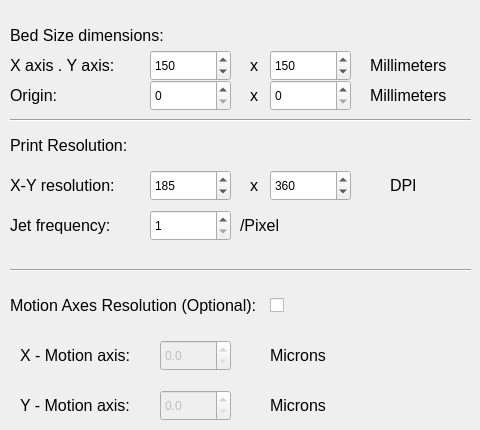
    <widget class="QWidget" name="Printer_Settings">
     <attribute name="title">
      <string>Printer Settings</string>
     </attribute>
     <widget class="QLabel" name="bedSizelabel">
      <property name="geometry">
       <rect>
        <x>10</x>
        <y>20</y>
        <width>201</width>
        <height>31</height>
       </rect>
      </property>
      <property name="font">
       <font>
        <pointsize>12</pointsize>
       </font>
      </property>
      <property name="text">
       <string>Bed Size dimensions:</string>
      </property>
      <property name="scaledContents">
       <bool>true</bool>
      </property>
      <property name="alignment">
       <set>Qt::AlignLeading|Qt::AlignLeft|Qt::AlignVCenter</set>
      </property>
      <property name="wordWrap">
       <bool>false</bool>
      </property>
     </widget>
     <widget class="QLabel" name="xybedaxisLabel">
      <property name="geometry">
       <rect>
        <x>10</x>
        <y>50</y>
        <width>111</width>
        <height>31</height>
       </rect>
      </property>
      <property name="font">
       <font>
        <pointsize>12</pointsize>
       </font>
      </property>
      <property name="text">
       <string>X axis . Y axis:</string>
      </property>
      <property name="scaledContents">
       <bool>true</bool>
      </property>
      <property name="alignment">
       <set>Qt::AlignLeading|Qt::AlignLeft|Qt::AlignVCenter</set>
      </property>
      <property name="wordWrap">
       <bool>false</bool>
      </property>
     </widget>
     <widget class="QSpinBox" name="bedXaxis">
      <property name="geometry">
       <rect>
        <x>150</x>
        <y>50</y>
        <width>81</width>
        <height>31</height>
       </rect>
      </property>
      <property name="maximum">
       <number>10000</number>
      </property>
      <property name="value">
       <number>150</number>
      </property>
      <property name="displayIntegerBase">
       <number>10</number>
      </property>
     </widget>
     <widget class="QLabel" name="mmLabel">
      <property name="geometry">
       <rect>
        <x>370</x>
        <y>50</y>
        <width>101</width>
        <height>31</height>
       </rect>
      </property>
      <property name="font">
       <font>
        <pointsize>12</pointsize>
       </font>
      </property>
      <property name="text">
       <string>Millimeters</string>
      </property>
      <property name="scaledContents">
       <bool>true</bool>
      </property>
      <property name="alignment">
       <set>Qt::AlignLeading|Qt::AlignLeft|Qt::AlignVCenter</set>
      </property>
      <property name="wordWrap">
       <bool>false</bool>
      </property>
     </widget>
     <widget class="QLabel" name="xlabel">
      <property name="geometry">
       <rect>
        <x>250</x>
        <y>50</y>
        <width>16</width>
        <height>31</height>
       </rect>
      </property>
      <property name="font">
       <font>
        <pointsize>12</pointsize>
       </font>
      </property>
      <property name="text">
       <string>x</string>
      </property>
      <property name="scaledContents">
       <bool>true</bool>
      </property>
      <property name="alignment">
       <set>Qt::AlignLeading|Qt::AlignLeft|Qt::AlignVCenter</set>
      </property>
      <property name="wordWrap">
       <bool>false</bool>
      </property>
     </widget>
     <widget class="QLabel" name="XYresolnLabel">
      <property name="geometry">
       <rect>
        <x>10</x>
        <y>170</y>
        <width>131</width>
        <height>31</height>
       </rect>
      </property>
      <property name="font">
       <font>
        <pointsize>12</pointsize>
       </font>
      </property>
      <property name="text">
       <string>X-Y resolution:</string>
      </property>
      <property name="scaledContents">
       <bool>true</bool>
      </property>
      <property name="alignment">
       <set>Qt::AlignLeading|Qt::AlignLeft|Qt::AlignVCenter</set>
      </property>
      <property name="wordWrap">
       <bool>false</bool>
      </property>
     </widget>
     <widget class="QSpinBox" name="Xdpi">
      <property name="geometry">
       <rect>
        <x>150</x>
        <y>170</y>
        <width>81</width>
        <height>31</height>
       </rect>
      </property>
      <property name="maximum">
       <number>2000</number>
      </property>
      <property name="value">
       <number>185</number>
      </property>
     </widget>
     <widget class="QLabel" name="xlabel2">
      <property name="geometry">
       <rect>
        <x>250</x>
        <y>170</y>
        <width>16</width>
        <height>31</height>
       </rect>
      </property>
      <property name="font">
       <font>
        <pointsize>12</pointsize>
       </font>
      </property>
      <property name="text">
       <string>x</string>
      </property>
      <property name="scaledContents">
       <bool>true</bool>
      </property>
      <property name="alignment">
       <set>Qt::AlignLeading|Qt::AlignLeft|Qt::AlignVCenter</set>
      </property>
      <property name="wordWrap">
       <bool>false</bool>
      </property>
     </widget>
     <widget class="QSpinBox" name="Ydpi">
      <property name="geometry">
       <rect>
        <x>270</x>
        <y>170</y>
        <width>81</width>
        <height>31</height>
       </rect>
      </property>
      <property name="maximum">
       <number>2000</number>
      </property>
      <property name="value">
       <number>360</number>
      </property>
     </widget>
     <widget class="QLabel" name="DpiLabel">
      <property name="geometry">
       <rect>
        <x>390</x>
        <y>170</y>
        <width>81</width>
        <height>31</height>
       </rect>
      </property>
      <property name="font">
       <font>
        <pointsize>12</pointsize>
       </font>
      </property>
      <property name="text">
       <string>DPI</string>
      </property>
      <property name="scaledContents">
       <bool>true</bool>
      </property>
      <property name="alignment">
       <set>Qt::AlignLeading|Qt::AlignLeft|Qt::AlignVCenter</set>
      </property>
      <property name="wordWrap">
       <bool>false</bool>
      </property>
     </widget>
     <widget class="Line" name="line_4">
      <property name="geometry">
       <rect>
        <x>10</x>
        <y>110</y>
        <width>461</width>
        <height>20</height>
       </rect>
      </property>
      <property name="orientation">
       <enum>Qt::Horizontal</enum>
      </property>
     </widget>
     <widget class="QLabel" name="jetFreqlabel">
      <property name="geometry">
       <rect>
        <x>10</x>
        <y>210</y>
        <width>131</width>
        <height>31</height>
       </rect>
      </property>
      <property name="font">
       <font>
        <pointsize>12</pointsize>
       </font>
      </property>
      <property name="text">
       <string>Jet frequency:</string>
      </property>
      <property name="scaledContents">
       <bool>true</bool>
      </property>
      <property name="alignment">
       <set>Qt::AlignLeading|Qt::AlignLeft|Qt::AlignVCenter</set>
      </property>
      <property name="wordWrap">
       <bool>false</bool>
      </property>
     </widget>
     <widget class="QSpinBox" name="jet_freq">
      <property name="geometry">
       <rect>
        <x>150</x>
        <y>210</y>
        <width>81</width>
        <height>31</height>
       </rect>
      </property>
      <property name="minimum">
       <number>1</number>
      </property>
      <property name="maximum">
       <number>100</number>
      </property>
     </widget>
     <widget class="QLabel" name="perpixelLabel">
      <property name="geometry">
       <rect>
        <x>240</x>
        <y>210</y>
        <width>201</width>
        <height>31</height>
       </rect>
      </property>
      <property name="font">
       <font>
        <pointsize>12</pointsize>
       </font>
      </property>
      <property name="text">
       <string>/Pixel </string>
      </property>
      <property name="scaledContents">
       <bool>true</bool>
      </property>
      <property name="alignment">
       <set>Qt::AlignLeading|Qt::AlignLeft|Qt::AlignVCenter</set>
      </property>
      <property name="wordWrap">
       <bool>false</bool>
      </property>
     </widget>
     <widget class="Line" name="line_14">
      <property name="geometry">
       <rect>
        <x>10</x>
        <y>260</y>
        <width>461</width>
        <height>20</height>
       </rect>
      </property>
      <property name="orientation">
       <enum>Qt::Horizontal</enum>
      </property>
     </widget>
     <widget class="QLabel" name="motionAxesLabel">
      <property name="geometry">
       <rect>
        <x>10</x>
        <y>290</y>
        <width>261</width>
        <height>31</height>
       </rect>
      </property>
      <property name="font">
       <font>
        <pointsize>12</pointsize>
       </font>
      </property>
      <property name="text">
       <string>Motion Axes Resolution (Optional):</string>
      </property>
      <property name="scaledContents">
       <bool>true</bool>
      </property>
      <property name="alignment">
       <set>Qt::AlignLeading|Qt::AlignLeft|Qt::AlignVCenter</set>
      </property>
      <property name="wordWrap">
       <bool>false</bool>
      </property>
     </widget>
     <widget class="QLabel" name="printResolutionLabel">
      <property name="geometry">
       <rect>
        <x>10</x>
        <y>130</y>
        <width>131</width>
        <height>31</height>
       </rect>
      </property>
      <property name="font">
       <font>
        <pointsize>12</pointsize>
       </font>
      </property>
      <property name="text">
       <string>Print Resolution:</string>
      </property>
      <property name="scaledContents">
       <bool>true</bool>
      </property>
      <property name="alignment">
       <set>Qt::AlignLeading|Qt::AlignLeft|Qt::AlignVCenter</set>
      </property>
      <property name="wordWrap">
       <bool>false</bool>
      </property>
     </widget>
     <widget class="QLabel" name="Xmotionlabel">
      <property name="geometry">
       <rect>
        <x>20</x>
        <y>340</y>
        <width>131</width>
        <height>31</height>
       </rect>
      </property>
      <property name="font">
       <font>
        <pointsize>12</pointsize>
       </font>
      </property>
      <property name="text">
       <string>X - Motion axis:</string>
      </property>
      <property name="scaledContents">
       <bool>true</bool>
      </property>
      <property name="alignment">
       <set>Qt::AlignLeading|Qt::AlignLeft|Qt::AlignVCenter</set>
      </property>
      <property name="wordWrap">
       <bool>false</bool>
      </property>
     </widget>
     <widget class="QLabel" name="YmotionLabel">
      <property name="geometry">
       <rect>
        <x>20</x>
        <y>390</y>
        <width>131</width>
        <height>31</height>
       </rect>
      </property>
      <property name="font">
       <font>
        <pointsize>12</pointsize>
       </font>
      </property>
      <property name="text">
       <string>Y - Motion axis:</string>
      </property>
      <property name="scaledContents">
       <bool>true</bool>
      </property>
      <property name="alignment">
       <set>Qt::AlignLeading|Qt::AlignLeft|Qt::AlignVCenter</set>
      </property>
      <property name="wordWrap">
       <bool>false</bool>
      </property>
     </widget>
     <widget class="QLabel" name="Xmicronslabel">
      <property name="geometry">
       <rect>
        <x>270</x>
        <y>340</y>
        <width>101</width>
        <height>31</height>
       </rect>
      </property>
      <property name="font">
       <font>
        <pointsize>12</pointsize>
       </font>
      </property>
      <property name="text">
       <string>Microns</string>
      </property>
      <property name="scaledContents">
       <bool>true</bool>
      </property>
      <property name="alignment">
       <set>Qt::AlignLeading|Qt::AlignLeft|Qt::AlignVCenter</set>
      </property>
      <property name="wordWrap">
       <bool>false</bool>
      </property>
     </widget>
     <widget class="QLabel" name="Ymicronslabel">
      <property name="geometry">
       <rect>
        <x>270</x>
        <y>390</y>
        <width>101</width>
        <height>31</height>
       </rect>
      </property>
      <property name="font">
       <font>
        <pointsize>12</pointsize>
       </font>
      </property>
      <property name="text">
       <string>Microns</string>
      </property>
      <property name="scaledContents">
       <bool>true</bool>
      </property>
      <property name="alignment">
       <set>Qt::AlignLeading|Qt::AlignLeft|Qt::AlignVCenter</set>
      </property>
      <property name="wordWrap">
       <bool>false</bool>
      </property>
     </widget>
     <widget class="QDoubleSpinBox" name="xmotionresln">
      <property name="enabled">
       <bool>false</bool>
      </property>
      <property name="geometry">
       <rect>
        <x>160</x>
        <y>340</y>
        <width>71</width>
        <height>31</height>
       </rect>
      </property>
      <property name="decimals">
       <number>1</number>
      </property>
      <property name="maximum">
       <double>1000.000000000000000</double>
      </property>
      <property name="singleStep">
       <double>0.500000000000000</double>
      </property>
      <property name="value">
       <double>0.000000000000000</double>
      </property>
     </widget>
     <widget class="QDoubleSpinBox" name="ymotionresln">
      <property name="enabled">
       <bool>false</bool>
      </property>
      <property name="geometry">
       <rect>
        <x>160</x>
        <y>390</y>
        <width>71</width>
        <height>31</height>
       </rect>
      </property>
      <property name="decimals">
       <number>1</number>
      </property>
      <property name="maximum">
       <double>1000.000000000000000</double>
      </property>
      <property name="singleStep">
       <double>0.500000000000000</double>
      </property>
     </widget>
     <widget class="QSpinBox" name="bedYaxis">
      <property name="geometry">
       <rect>
        <x>270</x>
        <y>50</y>
        <width>81</width>
        <height>31</height>
       </rect>
      </property>
      <property name="maximum">
       <number>10000</number>
      </property>
      <property name="value">
       <number>150</number>
      </property>
      <property name="displayIntegerBase">
       <number>10</number>
      </property>
     </widget>
     <widget class="QCheckBox" name="checkBoxmotion">
      <property name="geometry">
       <rect>
        <x>270</x>
        <y>290</y>
        <width>81</width>
        <height>31</height>
       </rect>
      </property>
      <property name="text">
       <string/>
      </property>
     </widget>
     <widget class="QLabel" name="xybedaxisLabel_2">
      <property name="geometry">
       <rect>
        <x>10</x>
        <y>80</y>
        <width>111</width>
        <height>31</height>
       </rect>
      </property>
      <property name="font">
       <font>
        <pointsize>12</pointsize>
       </font>
      </property>
      <property name="text">
       <string>Origin:</string>
      </property>
      <property name="scaledContents">
       <bool>true</bool>
      </property>
      <property name="alignment">
       <set>Qt::AlignLeading|Qt::AlignLeft|Qt::AlignVCenter</set>
      </property>
      <property name="wordWrap">
       <bool>false</bool>
      </property>
     </widget>
     <widget class="QSpinBox" name="bedXorigin">
      <property name="geometry">
       <rect>
        <x>150</x>
        <y>80</y>
        <width>81</width>
        <height>31</height>
       </rect>
      </property>
      <property name="maximum">
       <number>10000</number>
      </property>
      <property name="value">
       <number>0</number>
      </property>
      <property name="displayIntegerBase">
       <number>10</number>
      </property>
     </widget>
     <widget class="QLabel" name="xlabel_2">
      <property name="geometry">
       <rect>
        <x>250</x>
        <y>80</y>
        <width>16</width>
        <height>31</height>
       </rect>
      </property>
      <property name="font">
       <font>
        <pointsize>12</pointsize>
       </font>
      </property>
      <property name="text">
       <string>x</string>
      </property>
      <property name="scaledContents">
       <bool>true</bool>
      </property>
      <property name="alignment">
       <set>Qt::AlignLeading|Qt::AlignLeft|Qt::AlignVCenter</set>
      </property>
      <property name="wordWrap">
       <bool>false</bool>
      </property>
     </widget>
     <widget class="QSpinBox" name="bedYorigin">
      <property name="geometry">
       <rect>
        <x>270</x>
        <y>80</y>
        <width>81</width>
        <height>31</height>
       </rect>
      </property>
      <property name="maximum">
       <number>10000</number>
      </property>
      <property name="value">
       <number>0</number>
      </property>
      <property name="displayIntegerBase">
       <number>10</number>
      </property>
     </widget>
     <widget class="QLabel" name="mmLabel_2">
      <property name="geometry">
       <rect>
        <x>370</x>
        <y>80</y>
        <width>101</width>
        <height>31</height>
       </rect>
      </property>
      <property name="font">
       <font>
        <pointsize>12</pointsize>
       </font>
      </property>
      <property name="text">
       <string>Millimeters</string>
      </property>
      <property name="scaledContents">
       <bool>true</bool>
      </property>
      <property name="alignment">
       <set>Qt::AlignLeading|Qt::AlignLeft|Qt::AlignVCenter</set>
      </property>
      <property name="wordWrap">
       <bool>false</bool>
      </property>
     </widget>
    </widget>
